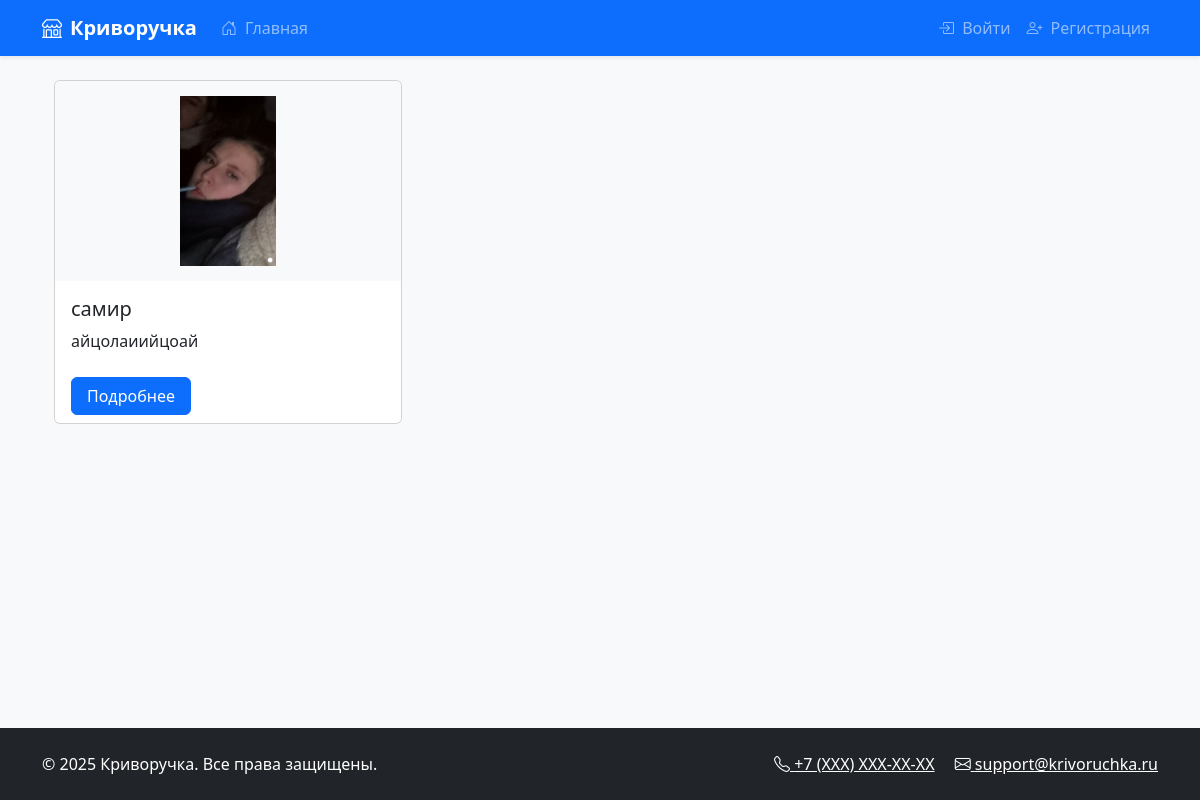
The page / on the database its author committed.
### marketplace/models.py (models this page shows)
class Product(models.Model):
    seller = models.ForeignKey(User, on_delete=models.CASCADE)
    name = models.CharField(max_length=200)
    manufacturer = models.CharField(max_length=200)
    description = models.TextField()
    price = models.DecimalField(max_digits=10, decimal_places=2)
    image = models.ImageField(upload_to='products/')
    rating = models.FloatField(default=0)
    created_at = models.DateTimeField(auto_now_add=True)

### marketplace/views.py (the view)
# urls.py: 2. Add a URL to urlpatterns:  path('', views.home, name='home')
def home(request):
    products = Product.objects.order_by('-rating')
    query = request.GET.get('q')
    if query:
        products = products.filter(name__icontains=query) | products.filter(description__icontains=query)
    return render(request, 'marketplace/home.html', {'products': products})

### marketplace/context_processors.py (called while the page is built)
def unread_notifications(request):
    if request.user.is_authenticated:
        return {
            'unread_count': request.user.notifications.filter(is_read=False).count()
        }
    return {}

### marketplace/views.py (called while the page is built)
def base_context(request):
    if request.user.is_authenticated:
        return {'cart_items_count': Cart.objects.filter(user=request.user).count()}
    return {}

### templates/marketplace/home.html (shortened to what this page needs)
<!DOCTYPE html>
<html lang="en">
<head>
    <title>{% extends 'marketplace/base.html' %}
{% block content %}
<div class="container mt-4">
    <div class="row row-cols-1 row-cols-md-3 g-4">
    {% for product in products %}
    <div class="col">
        <div class="card h-100 product-card">
            <img src="{{ product.image.url }}" class="card-img-top" alt="{{ product.name }}">
            <div class="card-body">
                <h5 class="card-title">{{ product.name }}</h5>
                <p class="card-text">{{ product.description|truncatechars:100 }}</p>
            </div>
            <div class="card-footer">
                <a href="{% url 'product_detail' product.id %}" class="btn btn-primary">Подробнее</a>
            </div>
        </div>
    </div>
    {% endfor %}
</div>
</div>
{% endblock %}</title>

### static/css/style.css (style rules this page uses)
.btn { min-width: 120px; }
.product-card { height: 100%; display: flex; flex-direction: column; }
.product-card .card-img-top { height: 200px; object-fit: contain; background: #f8f9fa; padding: 15px; }
.product-card .card-body { flex-grow: 1; }
.product-card .card-footer { background: white; border-top: none; }

### rows shown on the page
Product: image (picture), name "самир", description "айцолаиийцоай"
